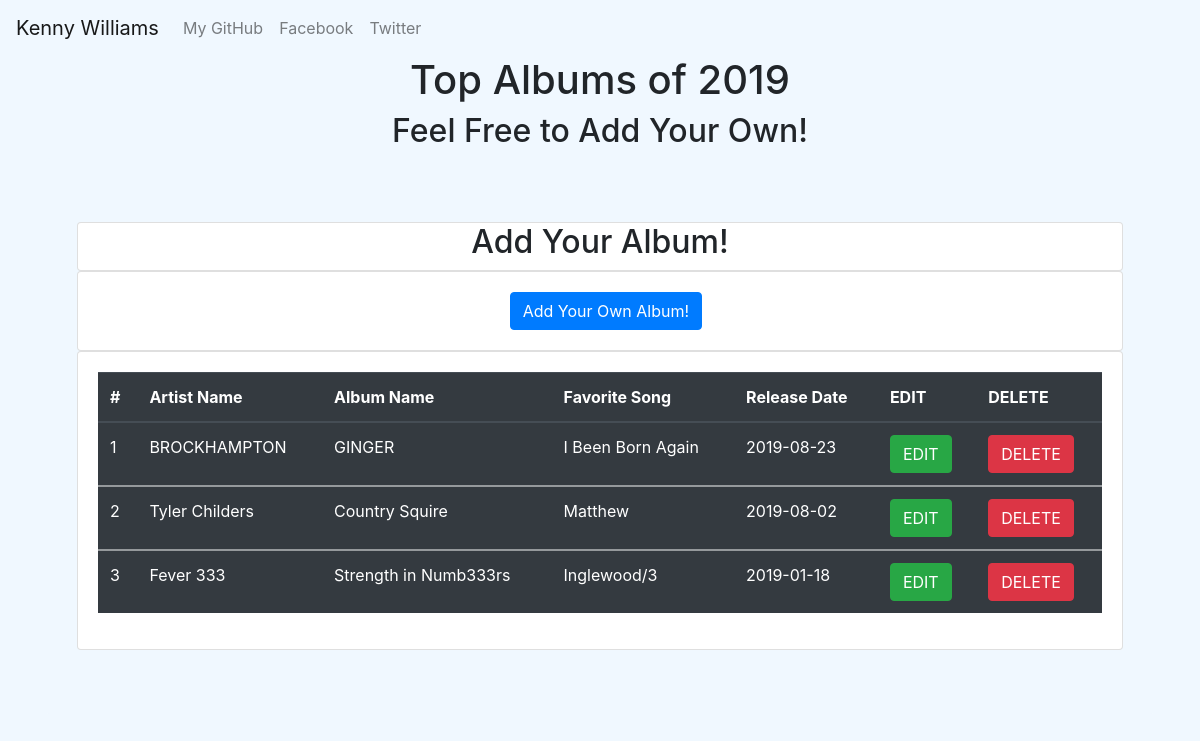
The page / on the database its author committed.
### tables this page shows
CREATE TABLE `albums_2019` (
  `id` int(11) unsigned NOT NULL AUTO_INCREMENT,
  `artist_name` varchar(255) NOT NULL DEFAULT '',
  `album_name` varchar(255) NOT NULL DEFAULT '',
  `favorite_song` varchar(255) NOT NULL DEFAULT '',
  `release_date` varchar(255) NOT NULL DEFAULT '',
  PRIMARY KEY (`id`)
);

### index.php (the view, shortened to what this page needs)
<?php
    include_once("includes/functions.php");
?>
<!DOCTYPE html>
<html lang="en">
<head>
    <link rel="stylesheet" href="https://stackpath.bootstrapcdn.com/bootstrap/4.4.1/css/bootstrap.min.css">
    <link rel="stylesheet" href="css/main.css">
    <link rel="stylesheet" href="css/responsive.css">
</head>
    <header class="header">
        <nav class="navbar navbar-expand-lg navbar-light bg-light">
            <a class="navbar-brand">Kenny Williams</a>
            <div class="collapse navbar-collapse" id="navbarNavAltMarkup">
             <div class="navbar-nav">
                <a class="nav-item nav-link" target="_blank" href="https://github.com/kennywilliams07">My GitHub <span class="sr-only">(current)</span></a>
                <a class="nav-item nav-link" target="_blank" href="https://www.facebook.com/P.h33n0.m">Facebook</a>
                <a class="nav-item nav-link" target="_blank" href="https://twitter.com/ObliviousPhenom">Twitter</a>
             </div>
            </div>
        </nav>
            <h1 id="main-title">Top Albums of 2019</h1>
            <h2 id="main-title">Feel Free to Add Your Own!</h2>
        </header>
<body>
    <div class="container">
        <div class="jumbotron">
            <div class="card">
                <h2 id="add">Add Your Album!</h2>
            </div>
            <div class="card">
                <div class="card-body">
                <button type="button" class="btn btn-primary" id="add-btn" data-toggle="modal" data-target="#recordaddmodal">Add Your Own Album!</button>
                </div>
            </div>
            <div class="card">
                <div class="card-body">
            <?php
                $query = "SELECT * FROM albums_2019";
                $query_run = mysqli_query($conn, $query);
            ?>
               <div class="table-responsive">
                <table class="table table-dark">
                    <thead>
                        <tr>
                            <th scope="col">#</th>
                            <th scope="col">Artist Name</th>
                            <th scope="col">Album Name</th>
                            <th scope="col">Favorite Song</th>
                            <th scope="col">Release Date</th>
                            <th scope="col">EDIT</th>
                            <th scope="col">DELETE</th>
                        </tr>
                    </thead>
            <?php
                if($query_run) {
                    foreach($query_run as $row) {
            ?>
                    <tbody>
                        <tr>
                            <td> <?php echo $row['id']; ?> </td>
                            <td> <?php echo $row['artist_name']; ?> </td>
                            <td> <?php echo $row['album_name']; ?> </td>
                            <td> <?php echo $row['favorite_song']; ?> </td>
                            <td> <?php echo $row['release_date']; ?> </td>
                            <td>
                                <button type="button" class="btn btn-success editbtn">EDIT</button>
                            </td>
                            <td>
                                <button type="button" class="btn btn-danger deletebtn">DELETE</button>
                            </td>
                        </tr>
                    </tbody>
            <?php
                    }
                } else {
                    echo "No Records Found";
            } ?>
                </table>
               </div>
                </div>
            </div>
        </div>
    </div>
</body>
</html>

### css/main.css (style rules this page uses)
#main-title { text-align: center; font-family: -apple-system, BlinkMacSystemFont, 'Segoe UI', Roboto, Oxygen, Ubuntu, Cantarell, 'Open Sans', 'Helvetica Neue', sans-serif; }
.header { margin-top: 0%; }
body, .collapse, .navbar, .jumbotron, .navbar-brand { background-color: aliceblue !important; }
#add { text-align: center !important; }
#add-btn { margin-left: 41%; }

### rows shown on the page
albums_2019: id "1", artist_name "BROCKHAMPTON", album_name "GINGER", favorite_song "I Been Born Again", release_date "2019-08-23"
albums_2019: id "2", artist_name "Tyler Childers", album_name "Country Squire", favorite_song "Matthew", release_date "2019-08-02"
albums_2019: id "3", artist_name "Fever 333", album_name "Strength in Numb333rs", favorite_song "Inglewood/3", release_date "2019-01-18"
